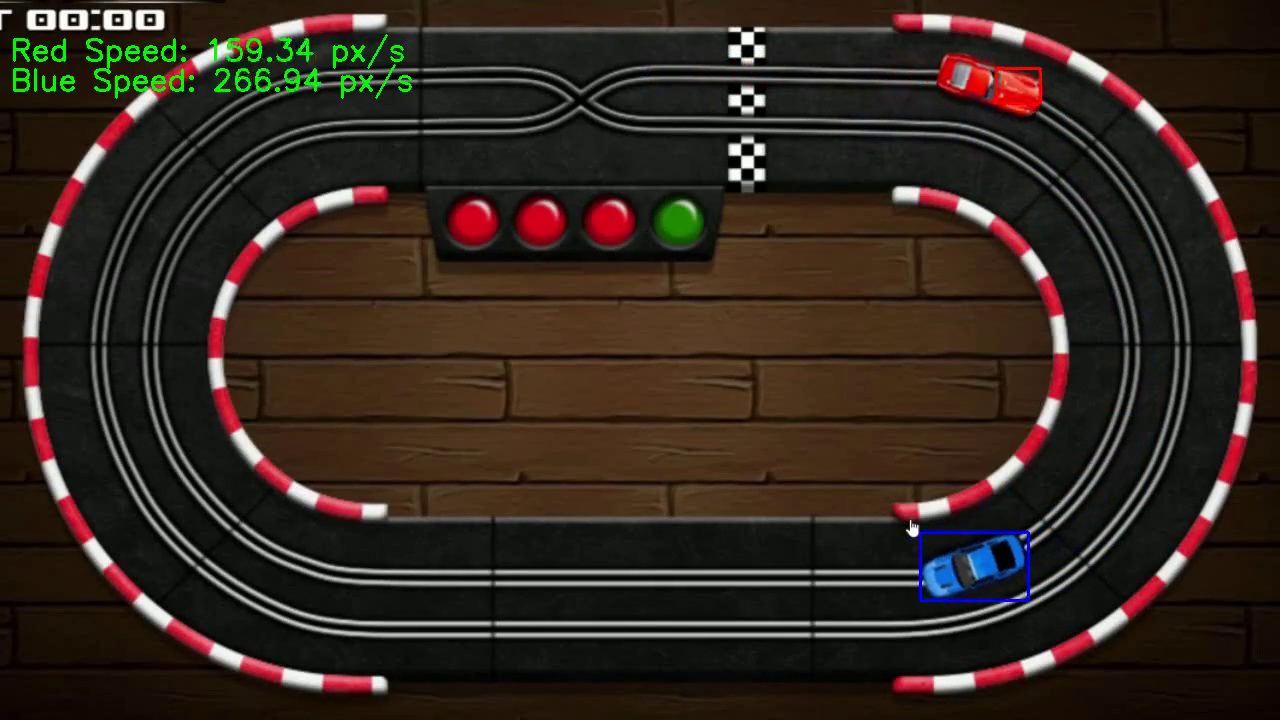
#> input picture frame 71 of CP1/carsSpeedVideo.mp4, 1280 x 720 px, given in place of betterCpCars.mp4, which was not available
$ python speed_detection.py   (older library calls are emulated)
#> lines starting #> are read from the running program, lines starting #| are printed output that depends on the picture; after the words box and inside, x2 and y2 are one past the last pixel; in counts of white or black regions, pixels touching at a corner belong together; pictures that were not available may be replaced by others from this repository, and a replacement may not be noted
#> further down, frame is the input picture: shape (720, 1280, 3); mean B, G, R 31.4, 39.7, 51.8
import cv2
import numpy as np
import time

cap = cv2.VideoCapture('betterCpCars.mp4')

# getting the frame rate(which i already know is 30 but still...)
fps = int(cap.get(cv2.CAP_PROP_FPS))
frame_rate = int(fps)
time_per_frame = 1 / fps

previous_positions = {'red': None, 'blue': None}
speeds = {'red': 0, 'blue': 0}
red_speeds = []
blue_speeds = []
speed_smooth_window = 10

# color ranges for car detection which are in HSV hue saturation and value as i will mention in the project pdf..
red_lower = np.array([0, 120, 70])
red_upper = np.array([10, 255, 255])
blue_lower = np.array([90, 150, 0])
blue_upper = np.array([130, 255, 255])


def simple_edge_detection(img, threshold1=50, threshold2=150):

    # justt calculating gradients in x and y directions
#> called with threshold1 = 50, threshold2 = 150
    sobelx = cv2.Sobel(img, cv2.CV_64F, 1, 0, ksize=3)
    sobely = cv2.Sobel(img, cv2.CV_64F, 0, 1, ksize=3)
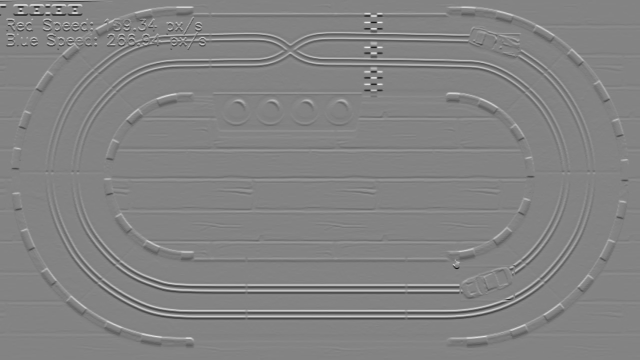
#> sobely: shape (720, 1280) float64 (shown at 1/2 size); min -868, max 814, mean -0.2; drawn with min black and max white

    grad_mag = np.sqrt(sobelx ** 2 + sobely ** 2)

    grad_mag = cv2.normalize(grad_mag, None, 0, 255, cv2.NORM_MINMAX, cv2.CV_8U)

    # ssimple thresholding which we could use as it was mentioned in the cp desc
    _, edges = cv2.threshold(grad_mag, threshold1, threshold2, cv2.THRESH_BINARY)
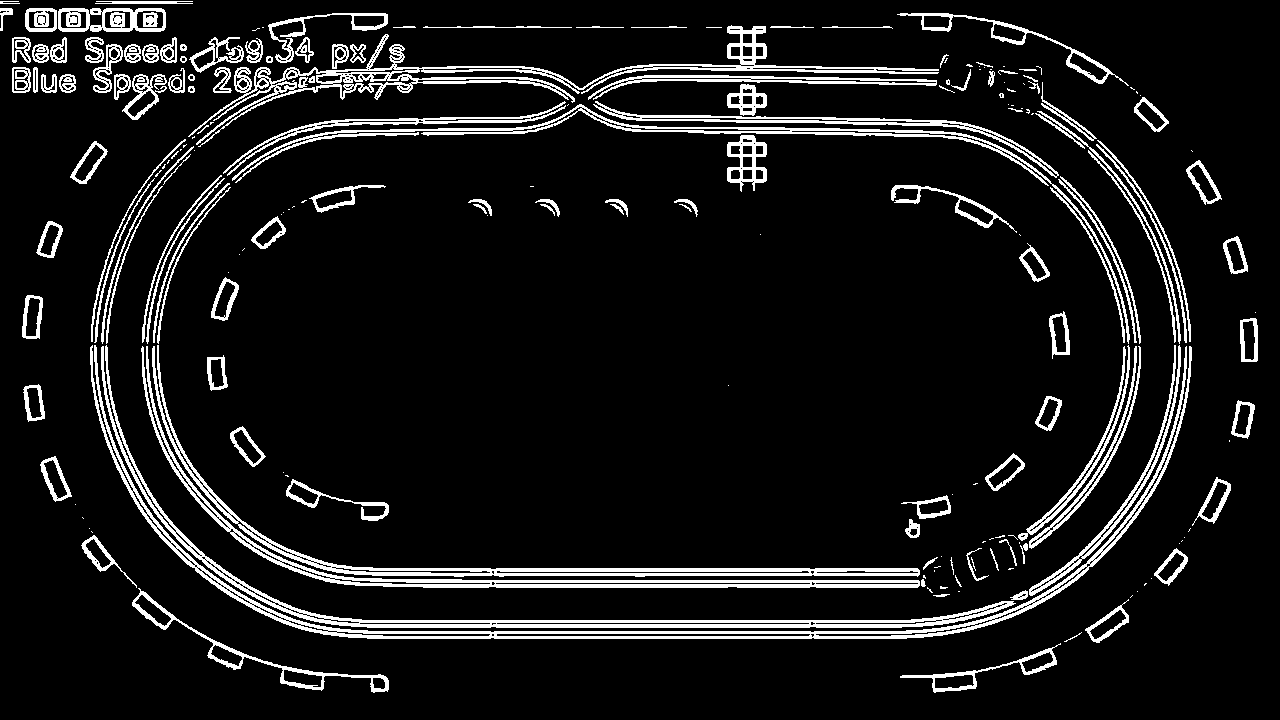
#> edges: shape (720, 1280); values 0 (black) and 150 (white), 9.3% white; 211 white regions (80 under 20 px), largest, box (x1, y1, x2, y2) and area: (90, 345, 1192, 639) 8977, (188, 25, 939, 147) 7496, (101, 345, 1016, 628) 7260

    return edges


# [25 lines left out: function simple_clustering, not called in this run]


while cap.isOpened():
    ret, frame = cap.read()
    if not ret:
        break

    start_time = time.time()

    # firslty here goes the detection
    gray = cv2.cvtColor(frame, cv2.COLOR_BGR2GRAY)
    edges = simple_edge_detection(gray)

    # then color detection (HSV)
    hsv = cv2.cvtColor(frame, cv2.COLOR_BGR2HSV)
#> hsv: shape (720, 1280, 3); mean H, S, V 40.3, 115.4, 55
    red_mask = cv2.inRange(hsv, red_lower, red_upper)
#> red_mask: shape (720, 1280); 0.46% white; 296 white regions (267 under 20 px), largest, box (x1, y1, x2, y2) and area: (968, 64, 1042, 115) 1752, (321, 492, 366, 503) 127, (1000, 66, 1042, 69) 79
    blue_mask = cv2.inRange(hsv, blue_lower, blue_upper)
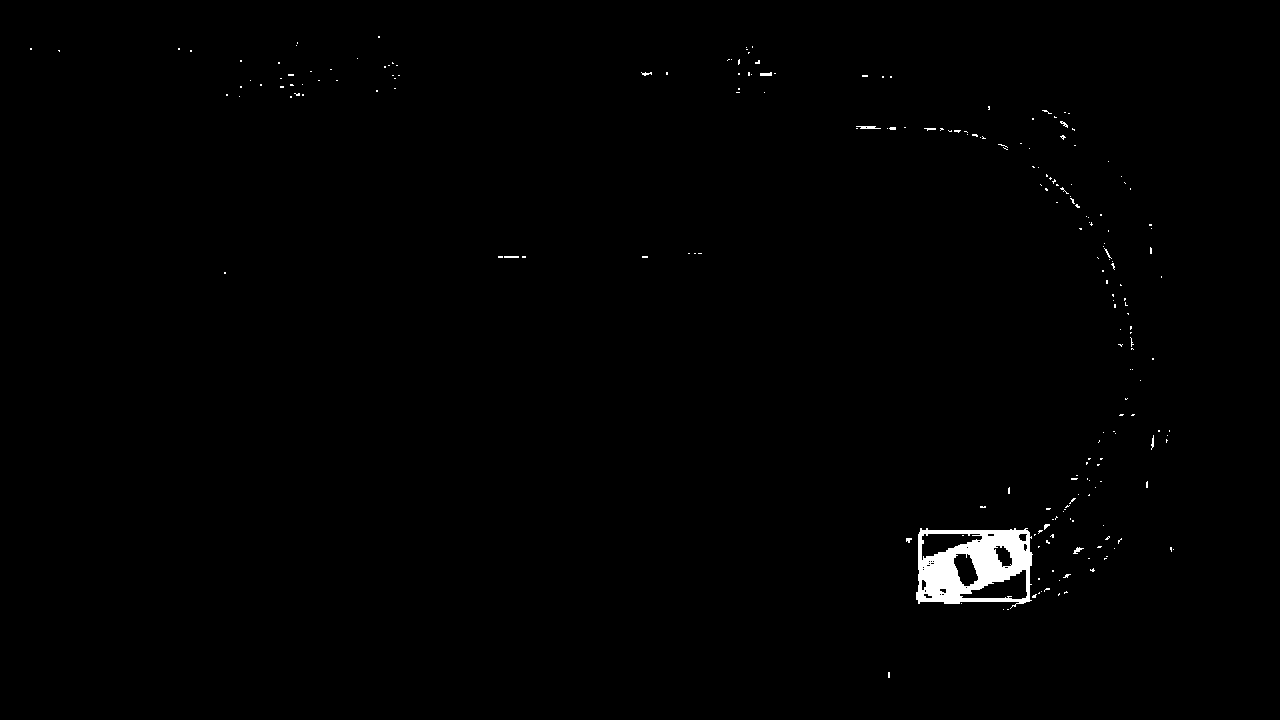
#> blue_mask: shape (720, 1280); 0.74% white; 219 white regions (207 under 20 px)

    # finding contours where the pixels are white in the red & blue masks
    contours, _ = cv2.findContours(red_mask, cv2.RETR_EXTERNAL, cv2.CHAIN_APPROX_SIMPLE)
#> contours = 296 contours, 284 with area under 20; largest, box (x1, y1, x2, y2) and area: (968, 64, 1042, 115) 1646, (321, 492, 366, 503) 76, (938, 58, 946, 79) 45, (1000, 66, 1042, 69) 36, (890, 500, 918, 514) 35
    contours += cv2.findContours(blue_mask, cv2.RETR_EXTERNAL, cv2.CHAIN_APPROX_SIMPLE)[0]
#> contours = 514 contours, 498 with area under 20; largest, box (x1, y1, x2, y2) and area: (916, 528, 1033, 609) 7974, (968, 64, 1042, 115) 1646, (321, 492, 366, 503) 76, (938, 58, 946, 79) 45, (1000, 66, 1042, 69) 36

    current_positions = {'red': None, 'blue': None}
    edge_points = []

    for contour in contours:
        area = cv2.contourArea(contour)
        if area > 500: # here i check if the area is > 500 so that I avoid contouring the smaller objects than the cars
            x, y, w, h = cv2.boundingRect(contour)

            # here i identify car color and store position
            if cv2.countNonZero(red_mask[y:y + h, x:x + w]) > 0:
                color = 'red'
                current_positions['red'] = (x + w // 2, y + h // 2)
                cv2.rectangle(frame, (x, y), (x + w, y + h), (0, 0, 255), 2)  # this is just the red bounding box
            else:
                color = 'blue'
                current_positions['blue'] = (x + w // 2, y + h // 2)
                cv2.rectangle(frame, (x, y), (x + w, y + h), (255, 0, 0), 2)  # same but the blue :D


            for point in contour:
                x, y = point[0]
                if edges[y, x] == 255:
                    edge_points.append((x, y))
#> this loop made 514 passes
#> (area, w, h, color) on passes 248, 328: (1646.5, 74, 51, 'red'), (7974.5, 117, 81, 'blue')
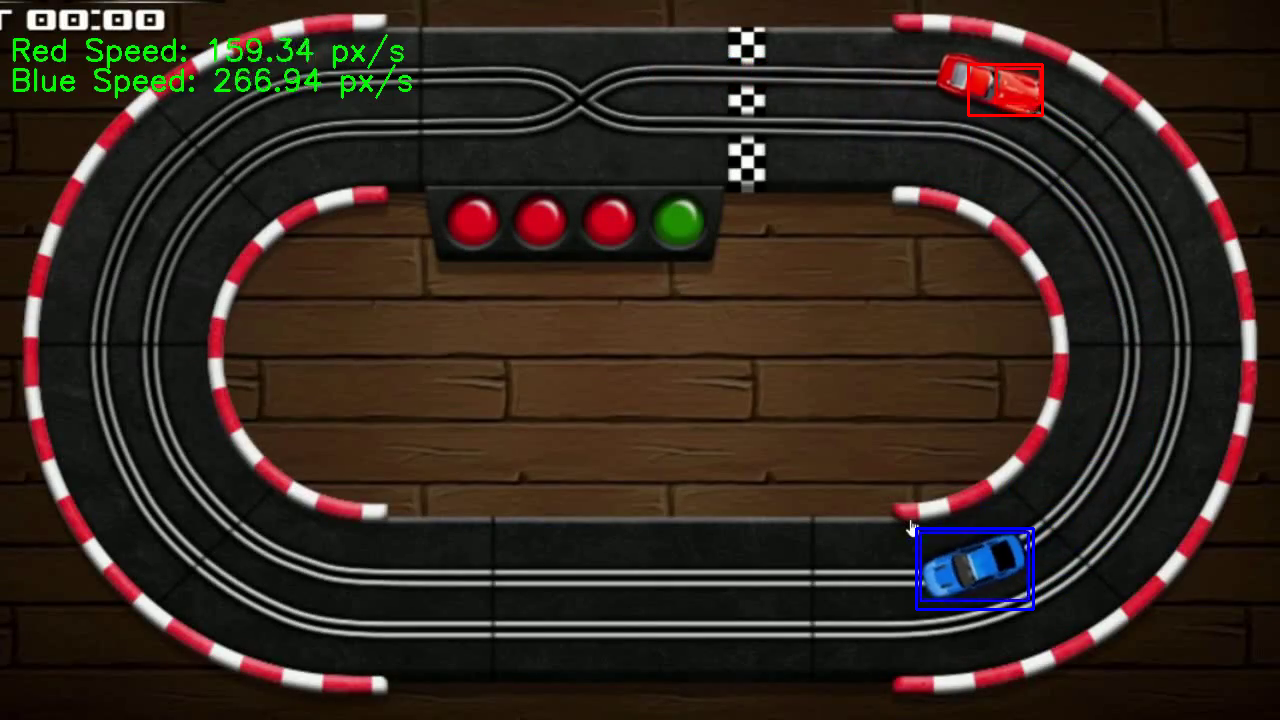
#> frame: shape (720, 1280, 3); 0.21% of pixels changed, all inside (x1, y1, x2, y2) = (915, 63, 1044, 611)
#> after the loop, current_positions = {'red': (1005, 89), 'blue': (974, 568)}; edge_points = []


    if len(edge_points) >= 2:
        cluster_assignments = simple_clustering(edge_points, k=2)
    # and then i can use cluster_assignments to further analyze or group the edges somehow

    # here i calculate and display speed
    for color in ['red', 'blue']:
        if current_positions[color] and previous_positions[color]:
            distance = np.linalg.norm(np.array(current_positions[color]) - np.array(previous_positions[color]))
            speed = distance / time_per_frame
            speeds[color] = speed

            if color == 'red':
                red_speeds.append(speeds[color])
                if len(red_speeds) > speed_smooth_window:
                    red_speeds.pop(0)
                smoothed_red_speed = np.mean(red_speeds)
                cv2.putText(frame, f"Red speed: {smoothed_red_speed:.1f} px/s",
                            (10, 60),  # Adjusted y-coordinate
                            cv2.FONT_HERSHEY_SIMPLEX, 1, (0, 255, 0), 2)
            elif color == 'blue':
                blue_speeds.append(speeds[color])
                if len(blue_speeds) > speed_smooth_window:
                    blue_speeds.pop(0)
                smoothed_blue_speed = np.mean(blue_speeds)
                cv2.putText(frame, f"Blue speed: {smoothed_blue_speed:.1f} px/s",
                            (10, 90),  # Adjusted y-coordinate
                            cv2.FONT_HERSHEY_SIMPLEX, 1, (0, 255, 0), 2)

        previous_positions[color] = current_positions[color]
#> after the loop, blue_speeds = []; previous_positions = {'red': (1005, 89), 'blue': (974, 568)}; red_speeds = []; speeds = {'red': 0, 'blue': 0}

    cv2.imshow('Speed detection of red and blue cars(im the blue one)', frame)


    time_taken = time.time() - start_time
    time_to_wait = max(1, int(1000 / frame_rate - time_taken * 1000))
    cv2.waitKey(time_to_wait)

    # i can break the loop if i press the q on keyboard
    if cv2.waitKey(1) & 0xFF == ord('q'):
#> (key q is pressed here)
        break

cap.release()
cv2.destroyAllWindows()

$ run again, starting later in the video
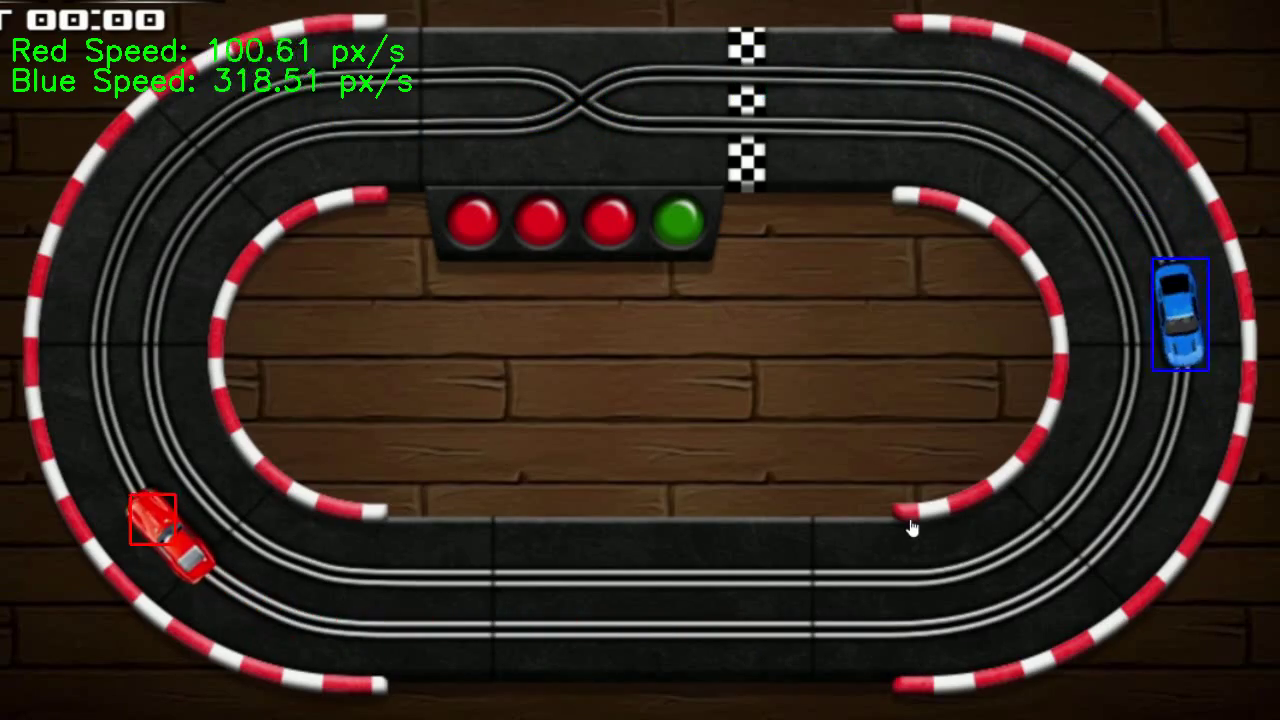
#> input picture frame 323 of CP1/carsSpeedVideo.mp4, 1280 x 720 px, given in place of betterCpCars.mp4, which was not available
#> frame is the input picture: shape (720, 1280, 3); mean B, G, R 31.5, 39.7, 51.9
#> in simple_edge_detection, `_, edges = cv2.threshold(grad_mag, threshold1, threshold2, cv2.THRESH_..`:
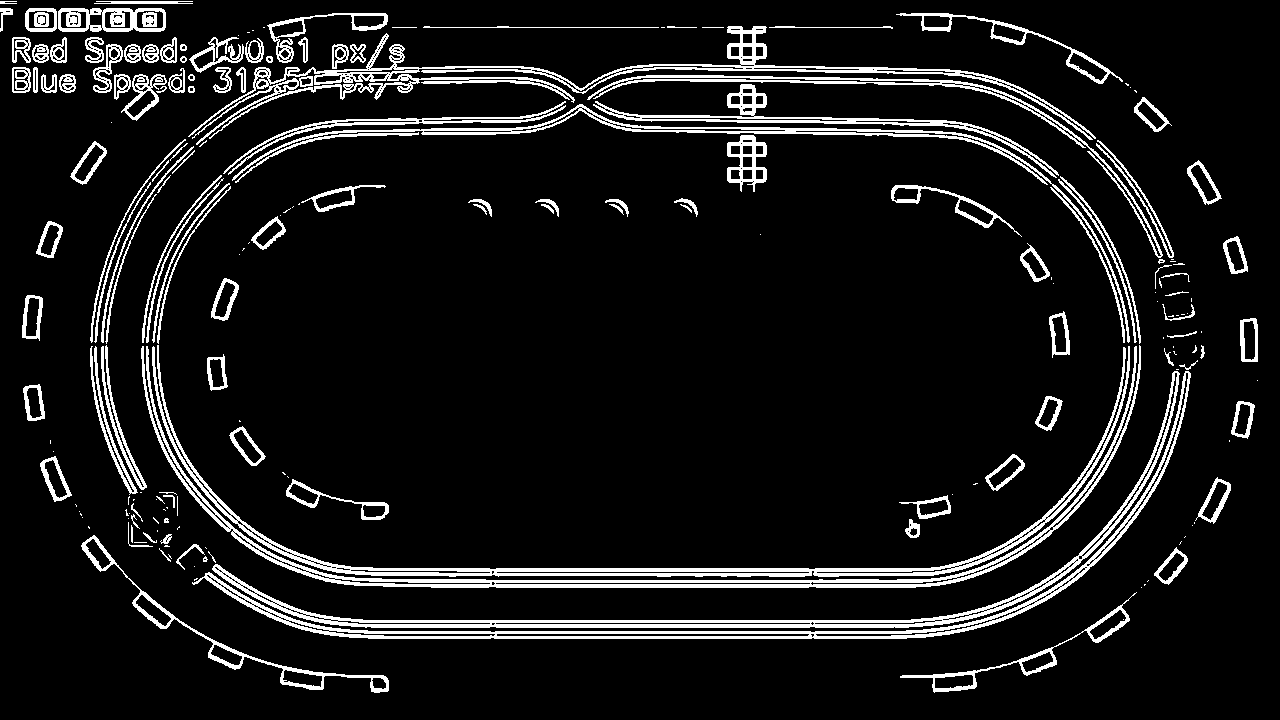
#> edges: shape (720, 1280); values 0 (black) and 150 (white), 9.3% white; 206 white regions (80 under 20 px), largest, box (x1, y1, x2, y2) and area: (141, 345, 1141, 588) 8415, (152, 345, 1130, 577) 8243, (188, 26, 1096, 145) 8167
#> hsv: shape (720, 1280, 3); mean H, S, V 39.8, 114.2, 55.1
#> red_mask: shape (720, 1280); 0.44% white; 249 white regions (225 under 20 px), largest, box (x1, y1, x2, y2) and area: (126, 490, 182, 548) 1549, (160, 528, 186, 560) 382, (184, 568, 206, 584) 110
#> blue_mask: shape (720, 1280); 0.74% white; 248 white regions (238 under 20 px)
#> `contours, _ = cv2.findContours(red_mask, cv2.RETR_EXTERNAL, cv2.CHAIN_..`: contours = 248 contours, 233 with area under 20; largest, box (x1, y1, x2, y2) and area: (126, 490, 182, 548) 1588, (160, 528, 186, 560) 322, (184, 568, 206, 584) 63, (320, 492, 364, 503) 47, (816, 288, 832, 292) 45
#> `contours += cv2.findContours(blue_mask, cv2.RETR_EXTERNAL, cv2.CHAIN_A..`: contours = 492 contours, 472 with area under 20; largest, box (x1, y1, x2, y2) and area: (1146, 254, 1212, 374) 6888, (126, 490, 182, 548) 1588, (160, 528, 186, 560) 322, (184, 568, 206, 584) 63, (320, 492, 364, 503) 47
#> the loop `for contour in contours:` made 492 passes
#> (area, w, h, color) on passes 63, 309: (1588.5, 56, 58, 'red'), (6887.5, 66, 120, 'blue')
#> after the loop `for contour in contours:`:
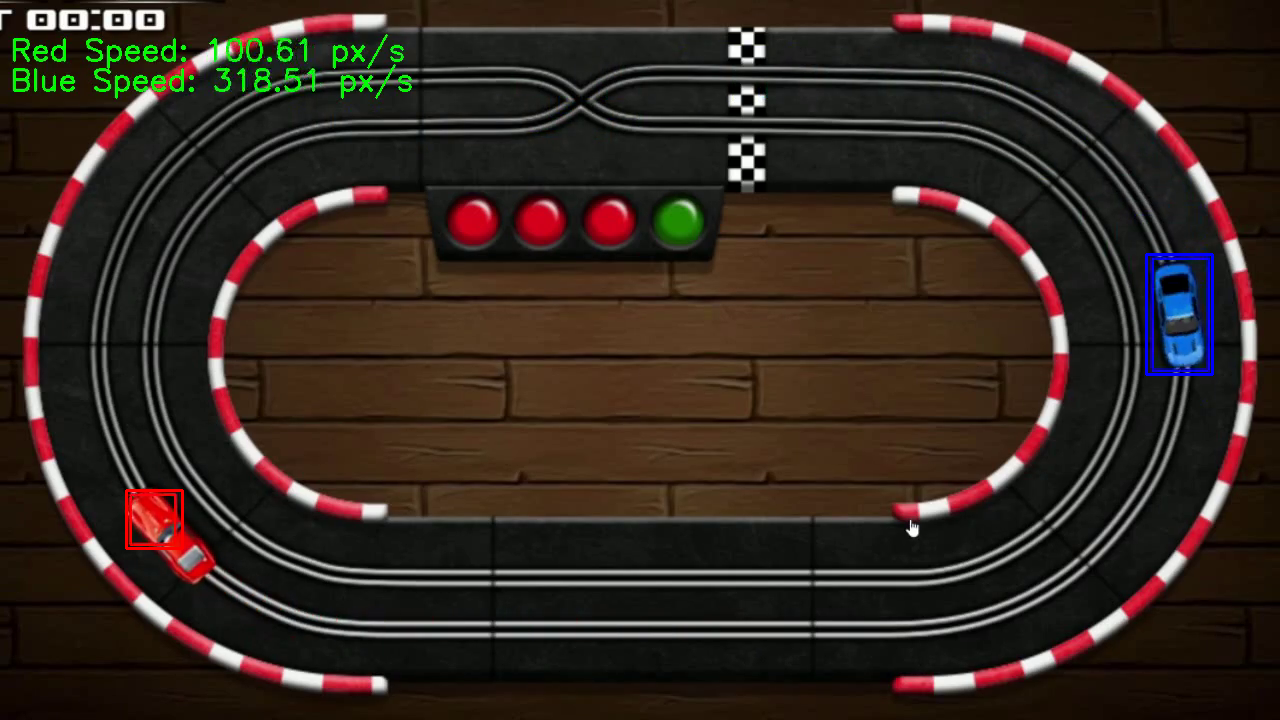
#> frame: shape (720, 1280, 3); 0.19% of pixels changed, all inside (x1, y1, x2, y2) = (125, 253, 1214, 550)
#> after the loop `for contour in contours:`: current_positions = {'red': (154, 519), 'blue': (1179, 314)}; edge_points = []
#> after the loop `for color in ['red', 'blue']:`: previous_positions = {'red': (154, 519), 'blue': (1179, 314)}; red_speeds = []; speeds = {'red': 0, 'blue': 0}
